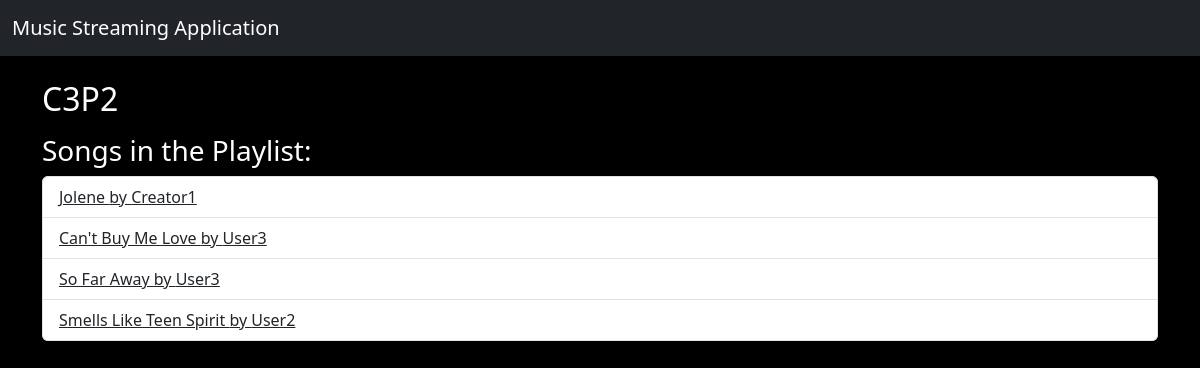
Page /show_playlist/2 on the committed database.
### app.py (models this page shows, shortened)
class Playlist(db.Model):
    __tablename__ = "playlists"
    id = db.Column(db.Integer, primary_key=True)
    name = db.Column(db.String(255), nullable=False)
    user_id = db.Column(db.Integer, db.ForeignKey("users.id"), nullable=False)
    songs = db.relationship(
        "Song",
        secondary="playlist_song_association",
        back_populates="playlists_association",
    )
    associated_songs = db.relationship(
        "Song",
        secondary="playlist_song_association",
        back_populates="playlists_association",
    )

class Song(db.Model):
    __tablename__ = "songs"
    id = db.Column(db.Integer, primary_key=True)
    filename = db.Column(db.String(255))
    title = db.Column(db.String(255), nullable=False)
    singer = db.Column(db.String(255))
    artist = db.Column(db.String(255), nullable=False)
    lyrics = db.Column(db.Text)
    album = db.Column(db.String(255))
    release_date = db.Column(db.Date)
    user_id = db.Column(db.Integer, db.ForeignKey('users.id'))
    genre = db.Column(db.String(255), nullable=False)
    created_at = db.Column(db.DateTime, default=datetime.utcnow)
    rating = db.Column(db.Float, default=0.0)
    user_rating = db.relationship('Rating', backref='song', lazy=True, cascade='all, delete-orphan')
    playlists_association = db.relationship(
        "Playlist",
        secondary="playlist_song_association",
        back_populates="associated_songs"
    )
    albums_association = db.relationship(
        "Album",
        secondary="album_song_association",
        back_populates="songs"
    )

### app.py (the view)
@app.route('/show_playlist/<int:playlist_id>')
def show_playlist(playlist_id):
    playlist = Playlist.query.get(playlist_id)
    if not playlist:
        abort(404)
    songs = playlist.songs
    return render_template('show_playlist.html', playlist=playlist, songs=songs)

### templates/show_playlist.html (shortened to what this page needs)
{% extends "base.html" %}
{% block content %}
<div class="container my-4">
    <h2 class="text-white">{{ playlist.name }}</h2>
    <h3 class="text-white mt-3">Songs in the Playlist:</h3>
    <ul class="list-group" style="background-color: #999 !important;">
        {% for song in songs %}
            <li class="list-group-item">
                <a href="{{ url_for('song_details', song_id=song.id) }}" class="text-dark">{{ song.title }} by {{ song.artist }}</a>
            </li>
        {% endfor %}
    </ul>
</div>
{% endblock %}

### templates/base.html (style rules this page uses)
body { background-color: #000000; background-size: cover; background-position: center; height: 100vh; overflow: hidden; }
.container { position: relative; min-height: 100vh; }

### rows in the picture
Playlist: name "C3P2"
Song: title "Jolene", artist "Creator1"
Song: title "Can't Buy Me Love", artist "User3"
Song: title "So Far Away", artist "User3"
Song: title "Smells Like Teen Spirit", artist "User2"
